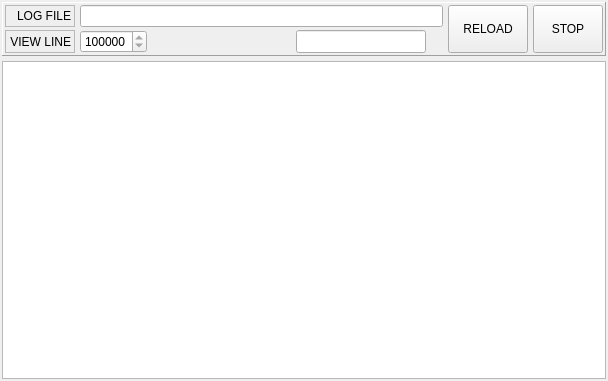
<?xml version="1.0" encoding="UTF-8"?>
<ui version="4.0">
 <class>CCpuViewer</class>
 <widget class="QWidget" name="CCpuViewer">
  <property name="geometry">
   <rect>
    <x>0</x>
    <y>0</y>
    <width>608</width>
    <height>381</height>
   </rect>
  </property>
  <property name="windowTitle">
   <string>Form</string>
  </property>
  <layout class="QVBoxLayout" name="verticalLayout">
   <property name="spacing">
    <number>5</number>
   </property>
   <property name="leftMargin">
    <number>2</number>
   </property>
   <property name="topMargin">
    <number>2</number>
   </property>
   <property name="rightMargin">
    <number>2</number>
   </property>
   <property name="bottomMargin">
    <number>2</number>
   </property>
   <item>
    <widget class="QFrame" name="frmTop">
     <property name="maximumSize">
      <size>
       <width>16777215</width>
       <height>55</height>
      </size>
     </property>
     <property name="frameShape">
      <enum>QFrame::Panel</enum>
     </property>
     <property name="frameShadow">
      <enum>QFrame::Raised</enum>
     </property>
     <layout class="QHBoxLayout" name="horizontalLayout">
      <property name="spacing">
       <number>5</number>
      </property>
      <property name="leftMargin">
       <number>2</number>
      </property>
      <property name="topMargin">
       <number>2</number>
      </property>
      <property name="rightMargin">
       <number>2</number>
      </property>
      <property name="bottomMargin">
       <number>2</number>
      </property>
      <item>
       <layout class="QGridLayout" name="gridLayout">
        <property name="verticalSpacing">
         <number>3</number>
        </property>
        <item row="0" column="0">
         <widget class="QLabel" name="titleCpuLog">
          <property name="sizePolicy">
           <sizepolicy hsizetype="Preferred" vsizetype="Preferred">
            <horstretch>0</horstretch>
            <verstretch>0</verstretch>
           </sizepolicy>
          </property>
          <property name="minimumSize">
           <size>
            <width>70</width>
            <height>20</height>
           </size>
          </property>
          <property name="frameShape">
           <enum>QFrame::StyledPanel</enum>
          </property>
          <property name="frameShadow">
           <enum>QFrame::Sunken</enum>
          </property>
          <property name="text">
           <string>LOG FILE</string>
          </property>
          <property name="alignment">
           <set>Qt::AlignRight|Qt::AlignTrailing|Qt::AlignVCenter</set>
          </property>
         </widget>
        </item>
        <item row="1" column="0">
         <widget class="QLabel" name="titleViewLine">
          <property name="sizePolicy">
           <sizepolicy hsizetype="Preferred" vsizetype="Preferred">
            <horstretch>0</horstretch>
            <verstretch>0</verstretch>
           </sizepolicy>
          </property>
          <property name="minimumSize">
           <size>
            <width>70</width>
            <height>20</height>
           </size>
          </property>
          <property name="frameShape">
           <enum>QFrame::StyledPanel</enum>
          </property>
          <property name="frameShadow">
           <enum>QFrame::Sunken</enum>
          </property>
          <property name="text">
           <string>VIEW LINE</string>
          </property>
          <property name="alignment">
           <set>Qt::AlignRight|Qt::AlignTrailing|Qt::AlignVCenter</set>
          </property>
         </widget>
        </item>
        <item row="1" column="3" colspan="2">
         <widget class="QLineEdit" name="leStatus">
          <property name="sizePolicy">
           <sizepolicy hsizetype="Preferred" vsizetype="Preferred">
            <horstretch>0</horstretch>
            <verstretch>0</verstretch>
           </sizepolicy>
          </property>
          <property name="minimumSize">
           <size>
            <width>130</width>
            <height>0</height>
           </size>
          </property>
          <property name="sizeIncrement">
           <size>
            <width>0</width>
            <height>0</height>
           </size>
          </property>
          <property name="text">
           <string/>
          </property>
          <property name="alignment">
           <set>Qt::AlignRight|Qt::AlignTrailing|Qt::AlignVCenter</set>
          </property>
         </widget>
        </item>
        <item row="1" column="1">
         <widget class="QSpinBox" name="spinLineCount">
          <property name="sizePolicy">
           <sizepolicy hsizetype="Preferred" vsizetype="Preferred">
            <horstretch>0</horstretch>
            <verstretch>0</verstretch>
           </sizepolicy>
          </property>
          <property name="minimum">
           <number>500000</number>
          </property>
          <property name="maximum">
           <number>10000000</number>
          </property>
          <property name="singleStep">
           <number>10</number>
          </property>
         </widget>
        </item>
        <item row="1" column="2">
         <spacer name="horizontalSpacer_2">
          <property name="orientation">
           <enum>Qt::Horizontal</enum>
          </property>
          <property name="sizeHint" stdset="0">
           <size>
            <width>38</width>
            <height>20</height>
           </size>
          </property>
         </spacer>
        </item>
        <item row="1" column="5">
         <widget class="QLabel" name="ledStatus">
          <property name="sizePolicy">
           <sizepolicy hsizetype="Fixed" vsizetype="Fixed">
            <horstretch>0</horstretch>
            <verstretch>0</verstretch>
           </sizepolicy>
          </property>
          <property name="minimumSize">
           <size>
            <width>12</width>
            <height>12</height>
           </size>
          </property>
          <property name="maximumSize">
           <size>
            <width>16</width>
            <height>16</height>
           </size>
          </property>
          <property name="frameShape">
           <enum>QFrame::NoFrame</enum>
          </property>
          <property name="frameShadow">
           <enum>QFrame::Sunken</enum>
          </property>
          <property name="text">
           <string/>
          </property>
          <property name="pixmap">
           <pixmap resource="../logviewer.qrc">:/icon/icon/red_marble.ico</pixmap>
          </property>
          <property name="scaledContents">
           <bool>true</bool>
          </property>
          <property name="alignment">
           <set>Qt::AlignCenter</set>
          </property>
         </widget>
        </item>
        <item row="0" column="1" colspan="5">
         <widget class="QLineEdit" name="leCpuLogPath">
          <property name="sizePolicy">
           <sizepolicy hsizetype="Preferred" vsizetype="Preferred">
            <horstretch>0</horstretch>
            <verstretch>0</verstretch>
           </sizepolicy>
          </property>
          <property name="minimumSize">
           <size>
            <width>120</width>
            <height>0</height>
           </size>
          </property>
          <property name="readOnly">
           <bool>true</bool>
          </property>
         </widget>
        </item>
       </layout>
      </item>
      <item>
       <widget class="QPushButton" name="btnReload">
        <property name="sizePolicy">
         <sizepolicy hsizetype="Preferred" vsizetype="Preferred">
          <horstretch>0</horstretch>
          <verstretch>0</verstretch>
         </sizepolicy>
        </property>
        <property name="text">
         <string>RELOAD</string>
        </property>
        <property name="icon">
         <iconset resource="../logviewer.qrc">
          <normaloff>:/icon/icon/reload0.ico</normaloff>:/icon/icon/reload0.ico</iconset>
        </property>
        <property name="iconSize">
         <size>
          <width>32</width>
          <height>32</height>
         </size>
        </property>
        <property name="checkable">
         <bool>false</bool>
        </property>
       </widget>
      </item>
      <item>
       <widget class="QToolButton" name="tbViewStop">
        <property name="sizePolicy">
         <sizepolicy hsizetype="Preferred" vsizetype="Preferred">
          <horstretch>0</horstretch>
          <verstretch>0</verstretch>
         </sizepolicy>
        </property>
        <property name="minimumSize">
         <size>
          <width>70</width>
          <height>0</height>
         </size>
        </property>
        <property name="text">
         <string>STOP</string>
        </property>
        <property name="icon">
         <iconset resource="../logviewer.qrc">
          <normaloff>:/icon/icon/stop_circle.ico</normaloff>:/icon/icon/stop_circle.ico</iconset>
        </property>
        <property name="iconSize">
         <size>
          <width>32</width>
          <height>32</height>
         </size>
        </property>
        <property name="checkable">
         <bool>true</bool>
        </property>
        <property name="checked">
         <bool>false</bool>
        </property>
        <property name="toolButtonStyle">
         <enum>Qt::ToolButtonTextUnderIcon</enum>
        </property>
       </widget>
      </item>
     </layout>
    </widget>
   </item>
   <item>
    <widget class="QPlainTextEdit" name="peLog">
     <property name="lineWrapMode">
      <enum>QPlainTextEdit::NoWrap</enum>
     </property>
     <property name="readOnly">
      <bool>true</bool>
     </property>
    </widget>
   </item>
  </layout>
 </widget>
 <resources>
  <include location="../logviewer.qrc"/>
 </resources>
 <connections/>
</ui>
